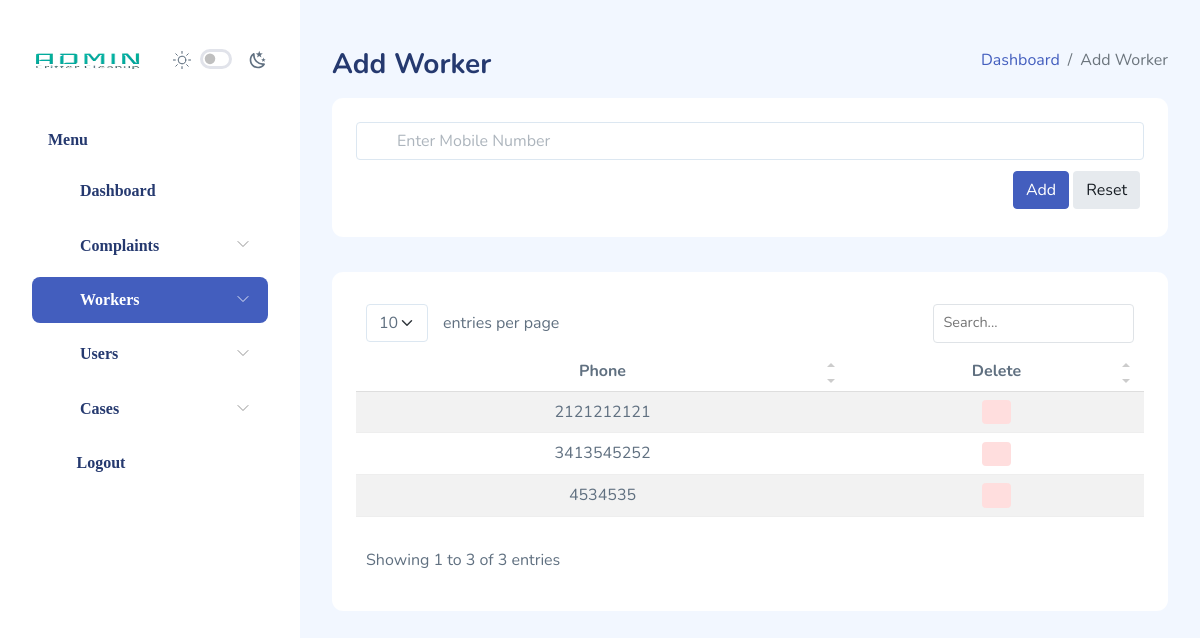
Before: /myadmin/worker/add (signed in) with the older database file.
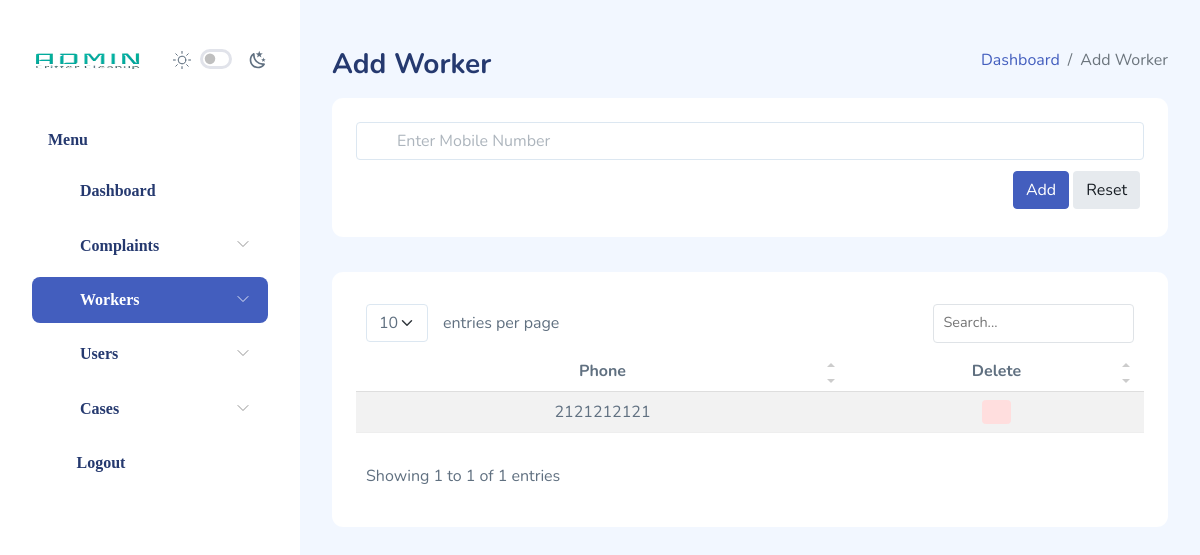
After: the same page with the newer database file.
### ah/models.py (models this page shows, shortened)
class Worker(models.Model):
	mobile_number = models.CharField(max_length=100, default="None")

### ah/views.py (the view, shortened to what this page needs)
# urls.py: path('myadmin/worker/add', views.add_worker_myadmin, name="add_worker_myadmin"),
@login_required(login_url='/myadmin/login')
@admin_only()
def add_worker_myadmin(request):
    worknums = Worker.objects.all()
    data = { 'worknums' : worknums}
    return render(request, "myadmin/add_worker.html", data)

### ah/decorator.py (called while the page is built)
def admin_test_function(user):
    if user.user_type == '3':
        return True
    return False

def admin_only(view_to_return="login_myadmin"):
    def decorator(view):
        @wraps(view)
        def _wrapped_view(request, *args, **kwargs):
            if not admin_test_function(request.user):
                return redirect(view_to_return)
            return view(request, *args, **kwargs)
        return _wrapped_view
    return decorator

### templates/myadmin/add_worker.html (shortened to what this page needs)
{% load static %}
<!DOCTYPE html>
<html lang="en">
<head>
  <link rel="stylesheet" href="{% static 'assets/extensions/simple-datatables/style.css' %}" />
  <link rel="stylesheet" href="{% static 'assets/css/pages/simple-datatables.css' %}" />
  <link rel="stylesheet" href="{% static 'assets/css/main/app.css' %}" />
  <link rel="stylesheet" href="{% static 'assets/css/main/app-dark.css' %}" />
  <link rel="stylesheet" href="{% static 'assets/css/shared/iconly.css' %}" />
</head>
<body>
  <div id="app">
    <div id="sidebar" class="active">
      <div class="sidebar-wrapper active">
        <div class="sidebar-header position-relative">
          <div class="d-flex justify-content-between align-items-center">
            <div class="logo">
              <a href="/myadmin"><img class="mylogo" src="{% static 'assets/images/logo/logo.png' %}" alt="Logo" srcset="" /></a>
            </div>
            <div class="theme-toggle d-flex gap-2 align-items-center mt-2">
              <div class="form-check form-switch fs-6">
                <input class="form-check-input me-0" type="checkbox" id="toggle-dark" style="cursor: pointer" />
              </div>
            </div>
          </div>
        </div>
        <div class="sidebar-menu">
          <ul class="menu">
            <li class="sidebar-title">Menu</li>
            <li class="sidebar-item">
              <a href="/" class="sidebar-link">
                <i class="bi bi-grid-fill"></i>
                <span>Dashboard</span>
              </a>
            </li>
            <li class="sidebar-item has-sub">
              <a href="#" class="sidebar-link">
                <i class="bi bi-chat-text-fill"></i>
                <span>Complaints</span>
              </a>
            </li>
            <li class="sidebar-item has-sub active">
              <a href="#" class="sidebar-link">
                <i class="bi bi-file-earmark-person-fill"></i>
                <span>Workers</span>
              </a>
            </li>
            <li class="sidebar-item has-sub">
              <a href="#" class="sidebar-link">
                <i class="bi bi-person-fill"></i>
                <span>Users</span>
              </a>
            </li>
            <li class="sidebar-item has-sub">
              <a href="#" class="sidebar-link">
                <i class="bi bi-bookmark-fill"></i>
                <span>Cases</span>
              </a>
            </li>
            <li class="sidebar-item">
              <a href="/myadmin/logout" class="sidebar-link">
                <i class="iconly-boldLogout"></i>
                <span>Logout</span>
              </a>
            </li>
          </ul>
        </div>
      </div>
    </div>
    <div id="main">
      <div class="page-heading">
        <div class="page-title">
          <div class="row">
            <div class="col-12 col-md-6 order-md-1 order-last">
              <h3>Add Worker</h3>
            </div>
            <div class="col-12 col-md-6 order-md-2 order-first">
              <nav aria-label="breadcrumb" class="breadcrumb-header float-start float-lg-end">
                <ol class="breadcrumb">
                  <li class="breadcrumb-item">
                    <a href="/">Dashboard</a>
                  </li>
                  <li class="breadcrumb-item active" aria-current="page">
                    Add Worker
                  </li>
                </ol>
              </nav>
            </div>
          </div>
        </div>
        <section id="basic-horizontal-layouts">
          <div class="col-12">
            <div class="card">
              <div class="card-content">
                <div class="card-body">
                  <form action = "/myadmin/worker/add" class="form form-horizontal" method="post">
                    <div class="form-body">
                      <div class="row">
                        <div>
                          <div class="form-group has-icon-left">
                            <div class="position-relative">
                              <input type="number" class="form-control" placeholder="Enter Mobile Number" name="mobile_number" />
                              <div class="form-control-icon">
                                <i class="bi bi-phone"></i>
                              </div>
                            </div>
                          </div>
                        </div>
                        <div class="col-12 d-flex justify-content-end">
                          <button type="submit" class="btn btn-primary me-1 mb-1">
                            Add
                          </button>
                          <button type="reset" class="btn btn-light-secondary me-1 mb-1">
                            Reset
                          </button>
                        </div>
                      </div>
                    </div>
                  </form>
                </div>
              </div>
            </div>
          </div>
        </section>
        <section class="section">
          <div class="col-12">
            <div class="card">
              <div class="card-body">
                <table class="table table-striped" id="table1">
                  <thead>
                    <tr>
                      <th style="text-align: center;">Phone</th>
                      <th style="text-align: center;">Delete</th>
                    </tr>
                  </thead>
                  <tbody>
                    {% for wn in worknums %}
                    <tr>
                      <td>{{wn.mobile_number}}</td>
                      <td>
                        <a href="/myadmin/worker/delete/{{wn.id}}">
                        <span class="badge bg-light-danger"> <i class="iconly-boldDelete"
                            style="font-size: 15px; color: rgb(2, 44, 48);"></i> </span>
                      </td>
                    </tr>
                    {% endfor %}
                  </tbody>
                </table>
              </div>
            </div>
          </div>
        </section>
      </div>
    </div>
  </div>
</body>
</html>

### static/assets/extensions/simple-datatables/style.css (style rules this page uses)
.dataTable-table { max-width: 100%; width: 100%; border-spacing: 0; border-collapse: separate; }
.dataTable-table > tbody > tr > td, .dataTable-table > tbody > tr > th, .dataTable-table > tfoot > tr > td, .dataTable-table > tfoot > tr > th, .dataTable-table > thead > tr > td, .dataTable-table > thead > tr > th { vertical-align: top; padding: 8px 10px; }
.dataTable-table > thead > tr > th { vertical-align: bottom; text-align: left; border-bottom: 1px solid #d9d9d9; }
.dataTable-table th { vertical-align: bottom; text-align: left; }

### static/assets/css/pages/simple-datatables.css (style rules this page uses)
tr { text-align: center; }

Changed rows visible on the page:
removed Worker: mobile_number "3413545252"
removed Worker: mobile_number "4534535"
Other visible differences:
text written by a page script: "entries per page Showing 1 to 3 of 3 entries" → "entries per page Showing 1 to 1 of 1 entries"
